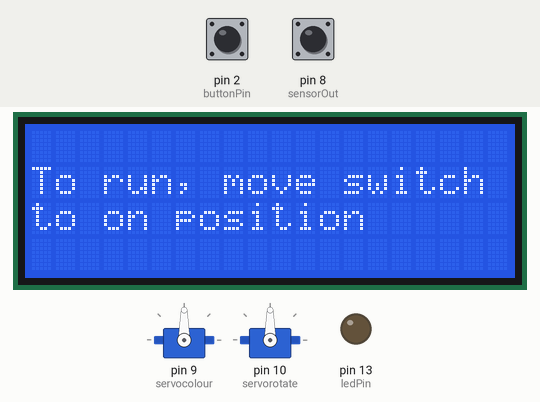
Recording of a sketch running on a simulated Arduino Uno, built with avr-gcc and run on an emulated ATmega328P. Shown: 2 × servo, 20×4 character LCD, output pins drawn as LEDs (lit = HIGH). The inputs (shaded band) are chosen by the test bench; at power-on: pin 2 (buttonPin) LOW, pin 8 (sensorOut) LOW. Pins used as bus, display or sensor lines are not drawn; what the sketch prints to the serial monitor is not drawn.

Above: at 1.6 s.
1.7 s: pin 2 (buttonPin) pulled HIGH for 2.5 s
At 4.4 s:
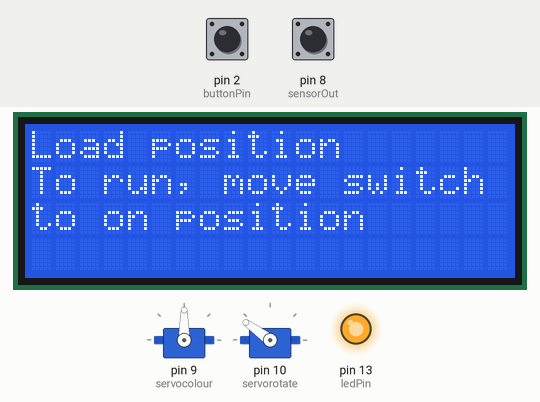
At 6.0 s:
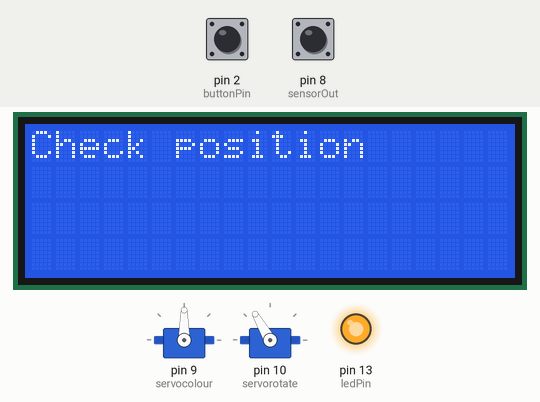
6.2 s: pin 8 (sensorOut) pulsed HIGH 5 times (0.12 s each, 0.3 s apart)
At 14.0 s:
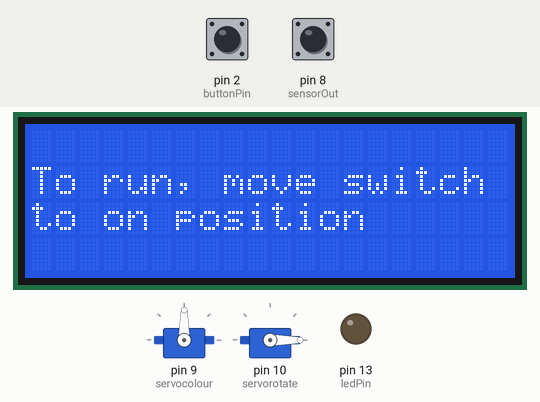
Timing chart, 0 to 15.5 s (numbered marks = the images above; inputs shaded):
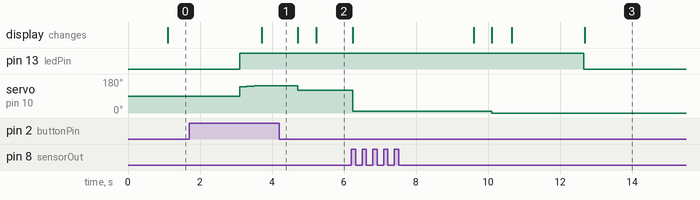

Measured:
- after the input at 1.7 s, pin 13 (ledPin): LOW → HIGH after 1.4 s; servo on pin 10 (servorotate): 90° → 140° after 1.4 s, → 142° 0.20 s later, → 144° 0.20 s later, → 120° 1.2 s later; the display: changes after 2.0 s (image 1)
- after the input at 6.2 s, pin 13 (ledPin): HIGH → LOW after 6.5 s instead of 7.9 s

The sketch:

TCS3200ArduinoUno.ino
```cpp
#define S0 4
#define S1 5
#define S2 6
#define S3 7
#define sensorOut 8
#include <Servo.h>

#include <Wire.h>
#include <LiquidCrystal_I2C.h>

LiquidCrystal_I2C lcd(0x27, 20, 4);

Servo servocolour;
Servo servorotate;

int Redfrequency = 0;
int Bluefrequency = 0;
int Greenfrequency = 0; //Setting up integer to store Red, Green and Blue values in.
int angle = 0;          //Setting up integer to store angle values in.
int colourselection = 0;
int redtotal = 1000;
int greentotal = 1000;
int bluetotal = 1000; //Setting up integer to store Total Red, Green and Blue values in.
int sensorState = 0;  //Setting up integer for proximity sensor state
int hoppercounter = 0; //Setting up integer to store hopper level in.
int systemstate = 0;  //Setting up integer to store Machin Run/Not Run state.
int switchState = 0;  //Setting up integer to store switch state in.
const int buttonPin = 2;     // the number of the switch
const int ledPin =  13;      // the number of the LED pin

// variables will change:
int buttonState = 0;         // variable for reading the pushbutton status

void setup() {

  pinMode(ledPin, OUTPUT); // initialize the LED pin as an output:
  pinMode(buttonPin, INPUT);    // initialize the pushbutton pin as an input:
  Serial.begin(9600);
  pinMode(S0, OUTPUT);
  pinMode(S1, OUTPUT);
  pinMode(S2, OUTPUT);
  pinMode(S3, OUTPUT); // Setting all colour sensors as output devices.
  pinMode(0, INPUT);   // Setting Proximitiy sensor as an input
  pinMode(buttonPin, INPUT);  // Setting switch as an input
  pinMode(ledPin, OUTPUT);    // Setting LED as an output
  servocolour.attach(9);
  servorotate.attach(10);    // Defining Servo names and pins
  digitalWrite(S0, HIGH);
  digitalWrite(S1, LOW);     //Sets the output frequence scaling to 20%


  lcd.init();                      // initialize the lcd
  lcd.backlight();                  // initialize the backlight
  digitalWrite(0, LOW);             // initialize the priximity sensor in low state

}

void loop() {

  sensorState = digitalRead(0); // Check the hopper leve at the start of each loop

  if (sensorState == LOW) {           //If the sensor detects presence of sweet then set value to 3.
    hoppercounter = 3;
    delay(1000);
  }
  if ((sensorState == HIGH) && (hoppercounter >= 1))  { //If the sensor doesn't detects sweet and the hopper counter
    hoppercounter--;                                    // is still greater than zero then deduct 1 from hopper level each loop
    delay(1000);
  }


  buttonState = digitalRead(buttonPin);               // Read state of switch


  if (buttonState == HIGH) {        // check if the switch is on. If it is, the buttonState is HIGH + turn on LED.
    digitalWrite(ledPin, HIGH);


    //On AND EMPTY +++++++++++++++++++++++++++++++++++++++++++++++++++++++++++++++++++++++++++++++++++++++++++
    if  (hoppercounter == 0) {      // If there is nothing in hopper then tell the user via Serial and LCD
      lcd.clear();
      lcd.setCursor(0, 1);
      lcd.print("Sweet hopper");
      lcd.setCursor(0, 2);
      lcd.print("is empty");
      delay(1000);
      systemstate = 1;

    }

    //On AND FULL +++++++++++++++++++++++++++++++++++++++++++++++++++++++++++++++++++++++++++++++++++++++++++
    if  (hoppercounter > 0)  {                                // If switch is on and hopper is full then we can begin out sorting process


      //LOAD POSITION
      servorotate.write(140); //Servo to load position
      delay(200);
      servorotate.write(142); //Servo to load position
      delay(200);
      servorotate.write(144); //Servo to load position
      delay(200);
      // jiggle cassette to ensure sweet in cassette

      lcd.setCursor(0, 0);
      lcd.print("Load position");
      delay(1000);
      lcd.clear();
      //END OF LOADING                                        // Tell user sweet loaded via LCD.


      //CHECK POSITION
      servorotate.write(120); //Servo to check position
      delay(500);                                        // Servo to move sweet to camera view location


      lcd.setCursor(0, 0);
      lcd.print("Check position");
      delay(1000);
      lcd.clear();                                        // Tell user sweet is in check position via LCD.

      //READ POSITION
      servorotate.write(10);
      //Serial.println("Servo Set to read position");
      lcd.setCursor(0, 0);
      lcd.print("Read position");
      delay(500);                                        // Tell user sweet is in rad location via LCD.
      //END OF READ POSITION


      // Setting red filtered photodiodes to be read
      digitalWrite(S2, LOW);
      digitalWrite(S3, LOW);

      /* --------------RED COLOUR--------------*/

      // Reading the output frequency
      Redfrequency = pulseIn(sensorOut, LOW);
      Redfrequency = map(Redfrequency, 273, 279, 255, 0);
      Redfrequency = Redfrequency * (-1);        // Inverting output result
      delay(100);
      digitalWrite(S2, HIGH);                   // Setting Green filtered photodiodes to be read
      digitalWrite(S3, HIGH);

      /* --------------Green COLOUR--------------*/

      // Reading the output frequency
      Greenfrequency = pulseIn(sensorOut, LOW);
      Greenfrequency = map(Greenfrequency, 321, 328, 255, 0);
      Greenfrequency = Greenfrequency * (-1);
      delay(100);
      digitalWrite(S2, LOW);                     // Setting Blue filtered photodiodes to be read
      digitalWrite(S3, HIGH);

      /* --------------Blue COLOUR--------------*/

      // Reading the output frequency
      Bluefrequency = pulseIn(sensorOut, LOW);
      //Remaping the value of the frequency to the RGB Model of 0 to 255
      Bluefrequency = map(Bluefrequency, 268, 275, 255, 0);
      Bluefrequency = Bluefrequency * (-1);
      delay(100);

      /* Servo to load sweet into colour sensing chamber */
      delay(1000);

      //RED
      if ((Redfrequency < Bluefrequency) && (Redfrequency < Greenfrequency)) {
        //Serial.println("Red sweet");
        //Serial.println("Moving to Red");
        servocolour.write(0);
        lcd.setCursor(0, 1);
        lcd.print("Red");
        delay(500);
        lcd.clear();
        redtotal++;                                      //If redfrequency is the highest then its a red sweet and we increment red counter
        //and distribute to red servo position


      }

      //GREEN
      if ((Greenfrequency < Bluefrequency) && (Greenfrequency < Redfrequency)) {
        //Serial.println("Green sweet");
        //Serial.println("Moving to Green");
        servocolour.write(90);
        lcd.setCursor(0, 1);
        lcd.print("Green");
        delay(500);
        lcd.clear();
        greentotal++;                                   //If Greenfrequency is the highest then its a green sweet and we increment green counter
        //and distribute to green servo position


      }

      //BLUE
      if ((Bluefrequency < Redfrequency) && (Bluefrequency < Greenfrequency)) {
        //Serial.println("Blue sweet");
        //Serial.println("Moving to Blue");
        servocolour.write(180);
        lcd.setCursor(0, 1);
        lcd.print("Blue");
        delay(500);
        lcd.clear();
        bluetotal++;                                   //If Bluefrequency is the highest then its a blue sweet and we increment blue counter
        //and distribute to blue servo position

      }
      servorotate.write(0);
      delay(500);
      //Serial.println("Servo set to distribute position");
      lcd.setCursor(0, 0);
      lcd.print("Distribute position");
      lcd.clear();                                            // Tell user sweet is in distribute position via LCD.


      redtotal = redtotal - 1000;
      lcd.setCursor(0, 1);
      lcd.print("Red: ");
      lcd.setCursor(5, 1);
      lcd.print(redtotal);
      redtotal = redtotal + 1000;      // Format data correctly for displaying to LCD and then reformat bofore sendin to NodeRed via serial

      greentotal = greentotal - 1000;
      lcd.setCursor(0, 2);
      lcd.print("Green: ");
      lcd.setCursor(6, 2);
      lcd.print(greentotal);
      greentotal = greentotal + 1000;      // Format data correctly for displaying to LCD and then reformat bofore sendin to NodeRed via serial

      bluetotal = bluetotal - 1000;
      lcd.setCursor(0, 3);
      lcd.print("Blue: ");
      lcd.setCursor(5, 3);
      lcd.print(bluetotal);
      bluetotal = bluetotal + 1000;      // Format data correctly for displaying to LCD and then reformat bofre sendin to NodeRed via serial
      systemstate = 2;                   // Set system state
      delay(1000);

    }


  } else {
    // OFF AND EMPTY +++++++++++++++++++++++++++++++++++++++++++++++++++++++++++++++++++++++++++++++++++++++++++

    digitalWrite(ledPin, LOW);          // indicator LED off

    if (hoppercounter == 0)  {         // If the switch and th ehopper is empty is off then tell the user via Serial and LCD
      lcd.clear();
      lcd.setCursor(0, 0);
      lcd.print("Please switch the");
      lcd.setCursor(0, 1);
      lcd.print("Start switch");
      lcd.setCursor(0, 2);
      lcd.print("and fill hopper");
      delay(1000);
      //Serial.println("Off AND EMPTY");
      systemstate = 3;                   // Set system state

    }


    // OFF AND FULL +++++++++++++++++++++++++++++++++++++++++++++++++++++++++++++++++++++++++++++++++++++++++++

    if (hoppercounter > 0)   {                  // If the switch is off then tell the user via Serial and LCD
      lcd.clear();
      lcd.setCursor(0, 1);
      lcd.print("To run, move switch");
      lcd.setCursor(0, 2);
      lcd.print("to on position");
      delay(1000);
      //Serial.println("Off AND FULL");
      systemstate = 4;                        // Set system state

    }

  }

  Serial.print("R");
  Serial.print(redtotal);
  Serial.print(greentotal);
  Serial.print(bluetotal);
  Serial.print(hoppercounter);
  Serial.print(systemstate);             //Output the vital stats of the machine as one string.


  Serial.println("");                   // New string is always on new line
}
```
